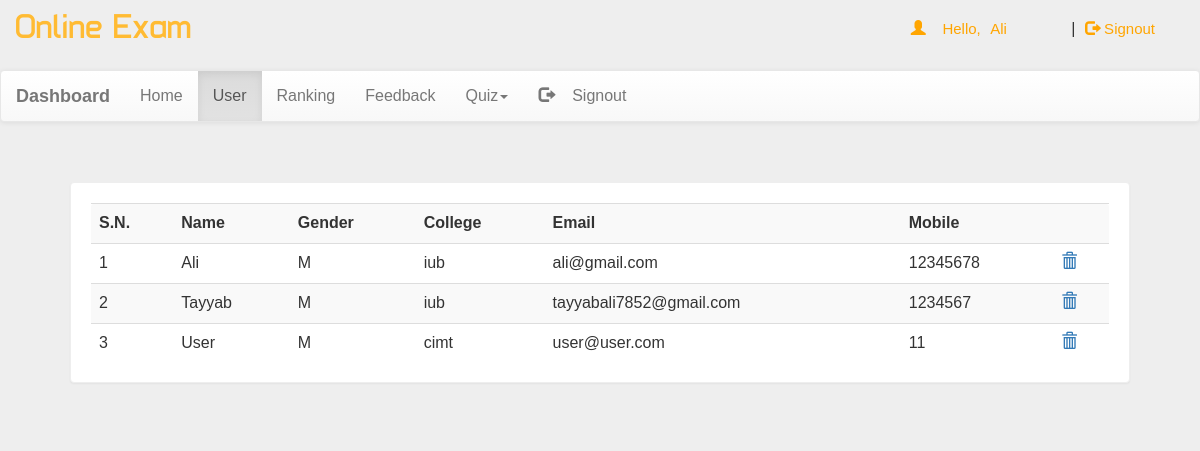
The app's page /dash.php?q=1 (signed in) with its own data.
### tables this page shows
CREATE TABLE IF NOT EXISTS `user` (
  `name` varchar(50) NOT NULL,
  `gender` varchar(5) NOT NULL,
  `college` varchar(100) NOT NULL,
  `email` varchar(50) NOT NULL,
  `mob` bigint(20) NOT NULL,
  `password` varchar(50) NOT NULL,
  PRIMARY KEY (`email`)
);

### dash.php (the view, shortened to what this page needs)
<!DOCTYPE html>
<html >
<head>
<link  rel="stylesheet" href="css/bootstrap.min.css"/>
 <link  rel="stylesheet" href="css/bootstrap-theme.min.css"/>
 <link rel="stylesheet" href="css/main.css">
 <link  rel="stylesheet" href="css/font.css">
</head>
<body  style="background:#eee;">
<div class="header">
<div class="row">
<div class="col-lg-6">
<span class="logo">Online Exam</span></div>
<?php
 include_once 'dbConnection.php';
  if(!(isset($_SESSION['email']))){
header("location:index.php");
}
else
{
$name = $_SESSION['name'];;
echo '<span class="pull-right top title1" ><span class="log1"><span class="glyphicon glyphicon-user" aria-hidden="true"></span>&nbsp;&nbsp;&nbsp;&nbsp;Hello,</span> <a href="account.php" class="log log1">'.$name.'</a>&nbsp;|&nbsp;<a href="logout.php?q=account.php" class="log"><span class="glyphicon glyphicon-log-out" aria-hidden="true"></span>&nbsp;Signout</button></a></span>';
}?>
</div></div>
<nav class="navbar navbar-default title1">
  <div class="container-fluid">
    <div class="navbar-header">
      <a class="navbar-brand" href="dash.php?q=0"><b>Dashboard</b></a>
    </div>
    <div class="collapse navbar-collapse" id="bs-example-navbar-collapse-1">
      <ul class="nav navbar-nav">
        <li <?php if(@$_GET['q']==0) echo'class="active"'; ?>><a href="dash.php?q=0">Home<span class="sr-only">(current)</span></a></li>
        <li <?php if(@$_GET['q']==1) echo'class="active"'; ?>><a href="dash.php?q=1">User</a></li>
		<li <?php if(@$_GET['q']==2) echo'class="active"'; ?>><a href="dash.php?q=2">Ranking</a></li>
		<li <?php if(@$_GET['q']==3) echo'class="active"'; ?>><a href="dash.php?q=3">Feedback</a></li>
        <li class="dropdown <?php if(@$_GET['q']==4 || @$_GET['q']==5) echo'active"'; ?>">
          <a href="#" class="dropdown-toggle" data-toggle="dropdown" role="button" aria-haspopup="true" aria-expanded="false">Quiz<span class="caret"></span></a>
        </li><li class="pull-right"> <a href="logout.php?q=account.php"><span class="glyphicon glyphicon-log-out" aria-hidden="true"></span>&nbsp;&nbsp;&nbsp;&nbsp;Signout</a></li>
      </ul>
          </div>
  </div>
</nav>
<div class="container">
<div class="row">
<div class="col-md-12">
<?php if(@$_GET['q']==1) {
$result = mysqli_query($con,"SELECT * FROM user") or die('Error');
echo  '<div class="panel"><div class="table-responsive"><table class="table table-striped title1">
<tr><td><b>S.N.</b></td><td><b>Name</b></td><td><b>Gender</b></td><td><b>College</b></td><td><b>Email</b></td><td><b>Mobile</b></td><td></td></tr>';
$c=1;
while($row = mysqli_fetch_array($result)) {
	$name = $row['name'];
	$mob = $row['mob'];
	$gender = $row['gender'];
    $email = $row['email'];
	$college = $row['college'];
	echo '<tr><td>'.$c++.'</td><td>'.$name.'</td><td>'.$gender.'</td><td>'.$college.'</td><td>'.$email.'</td><td>'.$mob.'</td>
	<td><a title="Delete User" href="update.php?demail='.$email.'"><b><span class="glyphicon glyphicon-trash" aria-hidden="true"></span></b></a></td></tr>';
}
echo '</table></div></div>';
}?>
</div>
</div></div>
</body>
</html>

### css/main.css (style rules this page uses)
body { overflow-x:hidden; width:100%; font: 15px "Century Gothic", "Times Roman", sans-serif; background:#eee; min-height:550px; background-attachment:fixed; }
.panel { border-color:#eee; margin:40px; padding:20px; font: 15px "Century Gothic", "Times Roman", sans-serif; }
.header { height:70px; }
.logo { font-family:'typo'; font-size:35px; color:#ffbb33; margin:15px; }
.title1 { font: 16px "Century Gothic", "Times Roman", sans-serif; }
.top { margin-top:20px; }
.log1 { font: 15px 'Ubuntu', sans-serif; color:orange; margin-left:10px; }
.log { margin:10px; margin-right:60px; margin-left:5px; color:orange; text-decoration:none; font-size:20px; font-size:15px; }

### records on screen
user: name "Ali", gender "M", college "iub", email "ali@gmail.com", mob "12345678"
user: name "Tayyab", gender "M", college "iub", email "tayyabali7852@gmail.com", mob "1234567"
user: name "User", gender "M", college "cimt", email "user@user.com", mob "11"

### other values on screen
$name "Ali"
